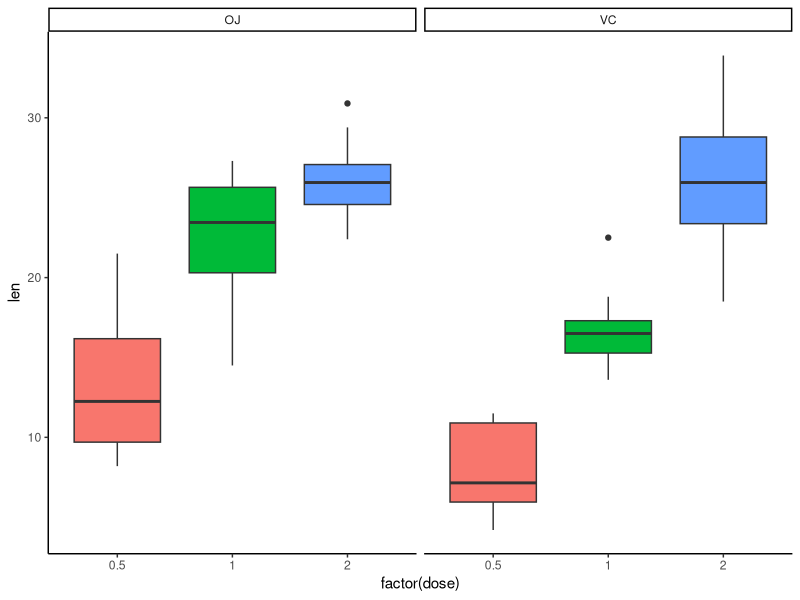
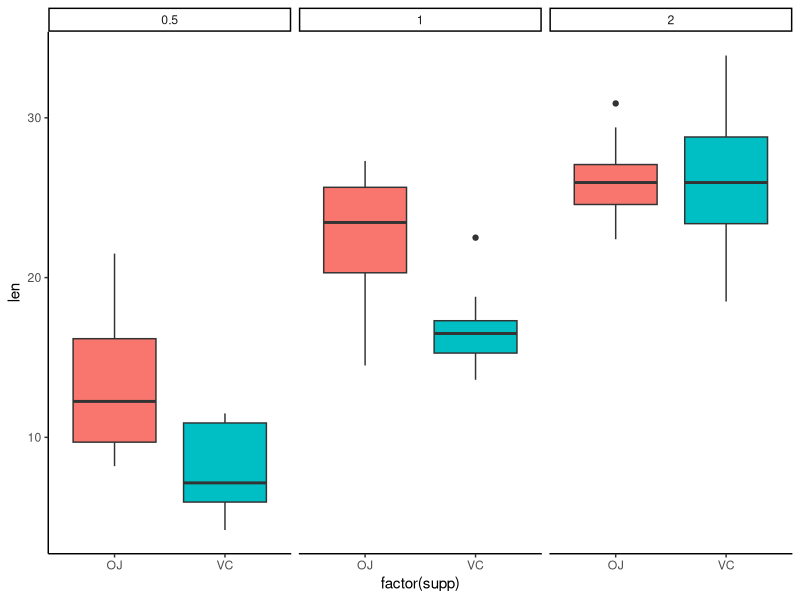

Here is the R script that generated these plots, in order: (Note: this script raises an error after producing the figures.)
## ---- chunk 1
data(ToothGrowth)
summary(ToothGrowth)
## ---- chunk 2
library(ggplot2)
dose <- ToothGrowth$dose
supp <- ToothGrowth$supp
len <- ToothGrowth$len
par(mfrow = c(1,2))
ggplot(ToothGrowth, aes(x = factor(dose), y = len, fill = factor(dose)))+
  geom_boxplot() + 
  guides(fill=FALSE) + 
  facet_grid(. ~ supp)+
  theme_classic()
ggplot(ToothGrowth, aes(x = factor(supp), y = len, fill = factor(supp)))+
  geom_boxplot() + 
  guides(fill=FALSE) + 
  facet_grid(. ~ dose)+
  theme_classic()
## ---- chunk 3
Dmeans <- aggregate(ToothGrowth$len, by = list(ToothGrowth$dose), FUN = mean)
Dsds <- aggregate(ToothGrowth$len, by = list(ToothGrowth$dose), FUN = sd)
Smeans <- aggregate(ToothGrowth$len, by = list(ToothGrowth$supp), FUN = mean)
Ssds <- aggregate(ToothGrowth$len, by = list(ToothGrowth$supp), FUN = sd)

d0.5 <- subset(ToothGrowth, dose == 0.5)
d1.0 <- subset(ToothGrowth, dose == 1.0)
d2.0 <- subset(ToothGrowth, dose == 2.0)

test0.5 <- t.test(len ~ supp, paired = FALSE, var.equal = FALSE, data = d0.5)
test0.5$p.value; test0.5$conf
test1.0 <- t.test(len ~ supp, paired = FALSE, var.equal = FALSE, data = d1.0)
test1.0$p.value; test1.0$conf
test2.0 <- t.test(len ~ supp, paired = FALSE, var.equal = FALSE, data = d2.0)
test2.0$p.value; test2.0$conf
